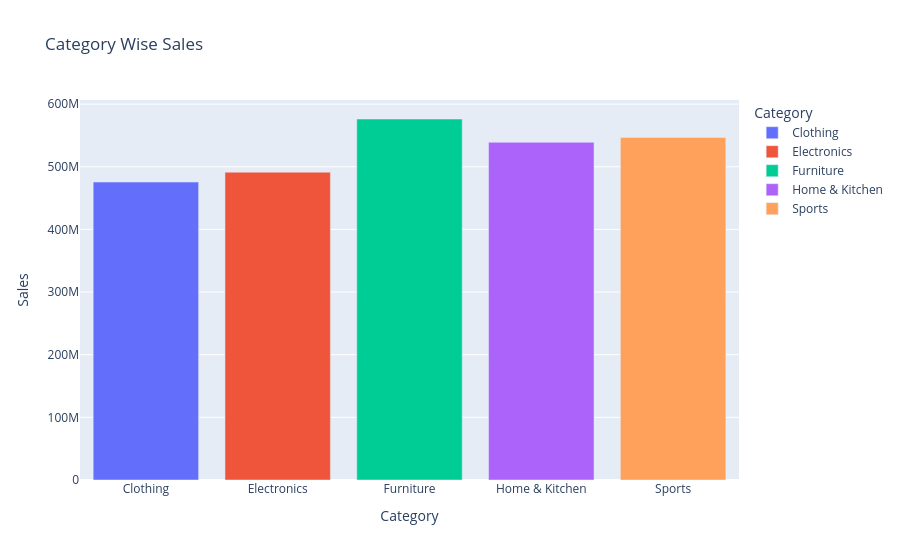

The notebook cell this image was saved under:
### Markdown cell above
**Code Cell 4
Color Bar Chart**

### Code cell
fig = px.bar(

    category_sales,

    x="Category",

    y="Sales",

    color="Category",

    title="Category Wise Sales"

)

fig.show()

### Figure 1 — Plotly figure (JSON) as saved in the notebook; plotly's stock layout.template omitted (floating-point values rounded to 4 significant figures)
{"data": [{"hovertemplate": "Category=%{x}<br>Sales=%{y}<extra></extra>", "legendgroup": "Clothing", "marker": {"color": "#636efa", "pattern": {"shape": ""}}, "name": "Clothing", "orientation": "v", "showlegend": true, "textposition": "auto", "type": "bar", "x": ["Clothing"], "xaxis": "x", "y": [475600000.0], "yaxis": "y"}, {"hovertemplate": "Category=%{x}<br>Sales=%{y}<extra></extra>", "legendgroup": "Electronics", "marker": {"color": "#EF553B", "pattern": {"shape": ""}}, "name": "Electronics", "orientation": "v", "showlegend": true, "textposition": "auto", "type": "bar", "x": ["Electronics"], "xaxis": "x", "y": [491400000.0], "yaxis": "y"}, {"hovertemplate": "Category=%{x}<br>Sales=%{y}<extra></extra>", "legendgroup": "Furniture", "marker": {"color": "#00cc96", "pattern": {"shape": ""}}, "name": "Furniture", "orientation": "v", "showlegend": true, "textposition": "auto", "type": "bar", "x": ["Furniture"], "xaxis": "x", "y": [576200000.0], "yaxis": "y"}, {"hovertemplate": "Category=%{x}<br>Sales=%{y}<extra></extra>", "legendgroup": "Home & Kitchen", "marker": {"color": "#ab63fa", "pattern": {"shape": ""}}, "name": "Home & Kitchen", "orientation": "v", "showlegend": true, "textposition": "auto", "type": "bar", "x": ["Home & Kitchen"], "xaxis": "x", "y": [539100000.0], "yaxis": "y"}, {"hovertemplate": "Category=%{x}<br>Sales=%{y}<extra></extra>", "legendgroup": "Sports", "marker": {"color": "#FFA15A", "pattern": {"shape": ""}}, "name": "Sports", "orientation": "v", "showlegend": true, "textposition": "auto", "type": "bar", "x": ["Sports"], "xaxis": "x", "y": [546700000.0], "yaxis": "y"}], "layout": {"barmode": "relative", "legend": {"title": {"text": "Category"}, "tracegroupgap": 0}, "title": {"text": "Category Wise Sales"}, "xaxis": {"anchor": "y", "categoryarray": ["Clothing", "Electronics", "Furniture", "Home & Kitchen", "Sports"], "categoryorder": "array", "domain": [0, 1], "title": {"text": "Category"}}, "yaxis": {"anchor": "x", "domain": [0, 1], "title": {"text": "Sales"}}}}
